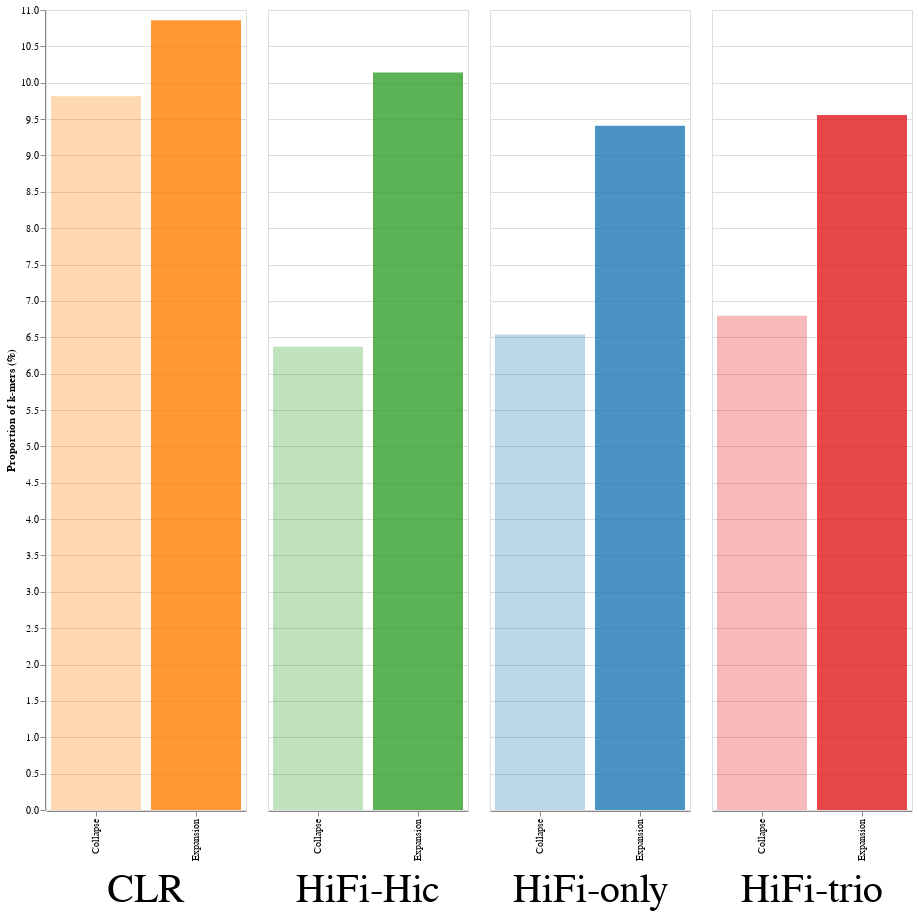

The cell this chart's notebook holds for it:
### Code cell
panel_B_b = alt.Chart(exp_col).mark_bar(opacity=.7).encode(
    column=alt.Column('mode:N',header=alt.Header(orient="bottom",labelFontSize=40),title=None),
    x=alt.X('tp:N',title=None),
    y=alt.Y('prct',title="Proportion of k-mers (%)"),
    color=alt.Color(
                'mode',
                scale=alt.Scale(
                    domain=modes_byung,
                    range=colors_byung,
                ),
        legend=None
            ),
    opacity=alt.Opacity('tp:N',title=None,legend=None),
).properties(
    width=800,
    height=800,
).properties(width=200)

panel_B_b

### Figure 1 — Vega-Lite specification as saved in the notebook (floating-point values rounded to 4 significant figures)
{"config": {"view": {"continuousWidth": 400, "continuousHeight": 300}}, "data": {"name": "data-ea8ef07ab1b61eba92ddf9139ebd7b6b"}, "mark": {"type": "bar", "opacity": 0.7}, "encoding": {"color": {"field": "mode", "legend": null, "scale": {"domain": ["HiFi-only", "HiFi-Hic", "HiFi-trio", "CLR"], "range": ["#1f78b4", "#33a02c", "#e31a1c", "#ff7f00"]}, "type": "nominal"}, "column": {"field": "mode", "header": {"labelFontSize": 40, "orient": "bottom"}, "title": null, "type": "nominal"}, "opacity": {"field": "tp", "legend": null, "title": null, "type": "nominal"}, "x": {"field": "tp", "title": null, "type": "nominal"}, "y": {"field": "prct", "title": "Proportion of k-mers (%)", "type": "quantitative"}}, "height": 800, "width": 200, "$schema": "https://vega.github.io/schema/vega-lite/v4.17.0.json", "datasets": {"data-ea8ef07ab1b61eba92ddf9139ebd7b6b": [{"mode": "CLR", "prct": 10.86, "tp": "Expansion"}, {"mode": "HiFi-only", "prct": 9.408, "tp": "Expansion"}, {"mode": "HiFi-Hic", "prct": 10.14, "tp": "Expansion"}, {"mode": "HiFi-trio", "prct": 9.558, "tp": "Expansion"}, {"mode": "CLR", "prct": 9.815, "tp": "Collapse"}, {"mode": "HiFi-only", "prct": 6.539, "tp": "Collapse"}, {"mode": "HiFi-Hic", "prct": 6.371, "tp": "Collapse"}, {"mode": "HiFi-trio", "prct": 6.796, "tp": "Collapse"}]}}
